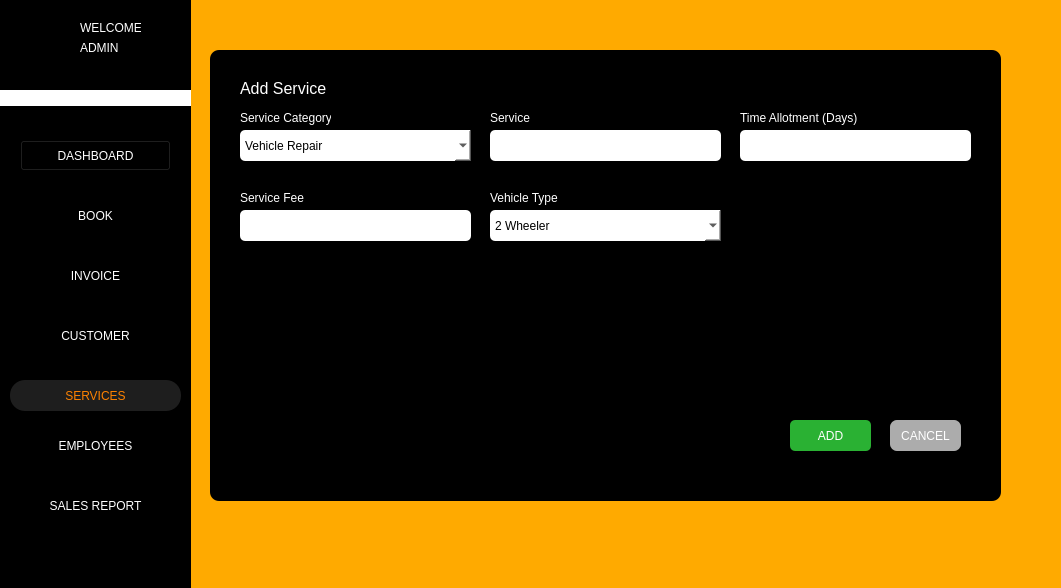
<?xml version="1.0" encoding="UTF-8"?>
<ui version="4.0">
 <class>Form</class>
 <widget class="QWidget" name="Form">
  <property name="geometry">
   <rect>
    <x>0</x>
    <y>0</y>
    <width>1061</width>
    <height>588</height>
   </rect>
  </property>
  <property name="windowTitle">
   <string>Form</string>
  </property>
  <property name="styleSheet">
   <string notr="true">background-color: rgb(255, 170, 0);</string>
  </property>
  <widget class="QLabel" name="label_237">
   <property name="geometry">
    <rect>
     <x>210</x>
     <y>50</y>
     <width>791</width>
     <height>451</height>
    </rect>
   </property>
   <property name="styleSheet">
    <string notr="true">background-color: rgb(0, 0, 0);
border-radius: 9px;
</string>
   </property>
   <property name="text">
    <string>l</string>
   </property>
  </widget>
  <widget class="QComboBox" name="drp_addvehicle_type">
   <property name="geometry">
    <rect>
     <x>490</x>
     <y>210</y>
     <width>231</width>
     <height>31</height>
    </rect>
   </property>
   <property name="styleSheet">
    <string notr="true">background-color: white;
border-radius: 5px;
</string>
   </property>
   <item>
    <property name="text">
     <string>2 Wheeler</string>
    </property>
   </item>
   <item>
    <property name="text">
     <string>3 Wheeler</string>
    </property>
   </item>
   <item>
    <property name="text">
     <string>4 Wheeler</string>
    </property>
   </item>
   <item>
    <property name="text">
     <string>6 Wheeler</string>
    </property>
   </item>
   <item>
    <property name="text">
     <string>8 Wheeler</string>
    </property>
   </item>
  </widget>
  <widget class="QLabel" name="label_243">
   <property name="geometry">
    <rect>
     <x>240</x>
     <y>190</y>
     <width>91</width>
     <height>16</height>
    </rect>
   </property>
   <property name="styleSheet">
    <string notr="true">color: rgb(255, 255, 255);
font: 8pt &quot;Segoe UI&quot;;
background-color: rgb(0, 0, 0);</string>
   </property>
   <property name="text">
    <string>Service Fee</string>
   </property>
  </widget>
  <widget class="QLineEdit" name="txt_service_fee">
   <property name="geometry">
    <rect>
     <x>240</x>
     <y>210</y>
     <width>231</width>
     <height>31</height>
    </rect>
   </property>
   <property name="styleSheet">
    <string notr="true">background-color: white;
border-radius: 5px;
</string>
   </property>
  </widget>
  <widget class="QLabel" name="label_246">
   <property name="geometry">
    <rect>
     <x>740</x>
     <y>110</y>
     <width>161</width>
     <height>16</height>
    </rect>
   </property>
   <property name="styleSheet">
    <string notr="true">color: rgb(255, 255, 255);
font: 8pt &quot;Segoe UI&quot;;
background-color: rgb(0, 0, 0);</string>
   </property>
   <property name="text">
    <string>Time Allotment (Days)</string>
   </property>
  </widget>
  <widget class="QLabel" name="label_245">
   <property name="geometry">
    <rect>
     <x>490</x>
     <y>110</y>
     <width>41</width>
     <height>16</height>
    </rect>
   </property>
   <property name="styleSheet">
    <string notr="true">color: rgb(255, 255, 255);
font: 8pt &quot;Segoe UI&quot;;
background-color: rgb(0, 0, 0);</string>
   </property>
   <property name="text">
    <string>Service</string>
   </property>
  </widget>
  <widget class="QLabel" name="label_238">
   <property name="geometry">
    <rect>
     <x>240</x>
     <y>80</y>
     <width>111</width>
     <height>16</height>
    </rect>
   </property>
   <property name="font">
    <font>
     <pointsize>12</pointsize>
    </font>
   </property>
   <property name="styleSheet">
    <string notr="true">color: rgb(255, 255, 255);
background-color: rgb(0, 0, 0);</string>
   </property>
   <property name="text">
    <string>Add Service</string>
   </property>
  </widget>
  <widget class="QLineEdit" name="txt_service">
   <property name="geometry">
    <rect>
     <x>490</x>
     <y>130</y>
     <width>231</width>
     <height>31</height>
    </rect>
   </property>
   <property name="styleSheet">
    <string notr="true">background-color: white;
border-radius: 5px;
</string>
   </property>
  </widget>
  <widget class="QLabel" name="label_239">
   <property name="geometry">
    <rect>
     <x>490</x>
     <y>190</y>
     <width>81</width>
     <height>16</height>
    </rect>
   </property>
   <property name="styleSheet">
    <string notr="true">color: rgb(255, 255, 255);
font: 8pt &quot;Segoe UI&quot;;
background-color: rgb(0, 0, 0);</string>
   </property>
   <property name="text">
    <string>Vehicle Type</string>
   </property>
  </widget>
  <widget class="QLabel" name="label_242">
   <property name="geometry">
    <rect>
     <x>240</x>
     <y>110</y>
     <width>91</width>
     <height>16</height>
    </rect>
   </property>
   <property name="styleSheet">
    <string notr="true">color: rgb(255, 255, 255);
font: 8pt &quot;Segoe UI&quot;;
background-color: rgb(0, 0, 0);</string>
   </property>
   <property name="text">
    <string>Service Category</string>
   </property>
  </widget>
  <widget class="QPushButton" name="btn_add_service">
   <property name="geometry">
    <rect>
     <x>790</x>
     <y>420</y>
     <width>81</width>
     <height>31</height>
    </rect>
   </property>
   <property name="styleSheet">
    <string notr="true">color: rgb(255, 255, 255);
background-color: rgb(42, 177, 51);
border-radius: 5px;
</string>
   </property>
   <property name="text">
    <string>ADD</string>
   </property>
  </widget>
  <widget class="QComboBox" name="drp_service_category">
   <property name="geometry">
    <rect>
     <x>240</x>
     <y>130</y>
     <width>231</width>
     <height>31</height>
    </rect>
   </property>
   <property name="styleSheet">
    <string notr="true">background-color: white;
border-radius: 5px;
</string>
   </property>
   <item>
    <property name="text">
     <string>Vehicle Repair</string>
    </property>
   </item>
   <item>
    <property name="text">
     <string>Vehicle Maintenance</string>
    </property>
   </item>
   <item>
    <property name="text">
     <string>Diagnostic Services</string>
    </property>
   </item>
   <item>
    <property name="text">
     <string>Body and Paint Services</string>
    </property>
   </item>
   <item>
    <property name="text">
     <string>Tire Services</string>
    </property>
   </item>
   <item>
    <property name="text">
     <string>Auto Detailing</string>
    </property>
   </item>
   <item>
    <property name="text">
     <string>Air Conditioning Services</string>
    </property>
   </item>
  </widget>
  <widget class="QPushButton" name="btn_cancel_service">
   <property name="geometry">
    <rect>
     <x>890</x>
     <y>420</y>
     <width>71</width>
     <height>31</height>
    </rect>
   </property>
   <property name="styleSheet">
    <string notr="true">color: rgb(255, 255, 255);
background-color: rgb(172, 172, 172);
border-radius: 7px;</string>
   </property>
   <property name="text">
    <string>CANCEL</string>
   </property>
  </widget>
  <widget class="QLineEdit" name="txt_timeallotment">
   <property name="geometry">
    <rect>
     <x>740</x>
     <y>130</y>
     <width>231</width>
     <height>31</height>
    </rect>
   </property>
   <property name="styleSheet">
    <string notr="true">background-color: white;
border-radius: 5px;
</string>
   </property>
  </widget>
  <widget class="QLabel" name="label_33">
   <property name="geometry">
    <rect>
     <x>20</x>
     <y>20</y>
     <width>41</width>
     <height>41</height>
    </rect>
   </property>
   <property name="styleSheet">
    <string notr="true">border-style: none;
background-color: black;
</string>
   </property>
   <property name="text">
    <string/>
   </property>
   <property name="pixmap">
    <pixmap>../img/ARMS_LGO(1).png</pixmap>
   </property>
   <property name="scaledContents">
    <bool>true</bool>
   </property>
  </widget>
  <widget class="QPushButton" name="btn_customer">
   <property name="geometry">
    <rect>
     <x>20</x>
     <y>320</y>
     <width>151</width>
     <height>31</height>
    </rect>
   </property>
   <property name="styleSheet">
    <string notr="true">border-style: none;
color: #fff;
color: rgb(255, 255, 255);
background-color: rgb(0, 0, 0);
</string>
   </property>
   <property name="text">
    <string>CUSTOMER</string>
   </property>
  </widget>
  <widget class="QPushButton" name="btn_employees">
   <property name="geometry">
    <rect>
     <x>10</x>
     <y>430</y>
     <width>171</width>
     <height>31</height>
    </rect>
   </property>
   <property name="styleSheet">
    <string notr="true">border-style: none;
color: #fff;

color: rgb(255, 255, 255);
background-color: rgb(0, 0, 0);</string>
   </property>
   <property name="text">
    <string>EMPLOYEES</string>
   </property>
  </widget>
  <widget class="QPushButton" name="btn_services">
   <property name="geometry">
    <rect>
     <x>10</x>
     <y>380</y>
     <width>171</width>
     <height>31</height>
    </rect>
   </property>
   <property name="styleSheet">
    <string notr="true">border-style: none;
color: #FC8100;
border-radius: 15px;
background-color: #1E1E1E;
</string>
   </property>
   <property name="text">
    <string>SERVICES</string>
   </property>
  </widget>
  <widget class="QPushButton" name="btn_salesrep">
   <property name="geometry">
    <rect>
     <x>10</x>
     <y>490</y>
     <width>171</width>
     <height>31</height>
    </rect>
   </property>
   <property name="styleSheet">
    <string notr="true">border-style: none;
color: #fff;

color: rgb(255, 255, 255);
background-color: rgb(0, 0, 0);</string>
   </property>
   <property name="text">
    <string>SALES REPORT</string>
   </property>
  </widget>
  <widget class="QLabel" name="label">
   <property name="geometry">
    <rect>
     <x>0</x>
     <y>0</y>
     <width>191</width>
     <height>621</height>
    </rect>
   </property>
   <property name="styleSheet">
    <string notr="true">background-color: rgb(0, 0, 0);</string>
   </property>
   <property name="text">
    <string/>
   </property>
  </widget>
  <widget class="QPushButton" name="btn_settings">
   <property name="geometry">
    <rect>
     <x>10</x>
     <y>530</y>
     <width>31</width>
     <height>24</height>
    </rect>
   </property>
   <property name="styleSheet">
    <string notr="true">border-style: none;
background-color: rgb(0, 0, 0);</string>
   </property>
   <property name="text">
    <string/>
   </property>
   <property name="icon">
    <iconset>
     <normaloff>../img/settingsIM.png</normaloff>../img/settingsIM.png</iconset>
   </property>
   <property name="iconSize">
    <size>
     <width>20</width>
     <height>20</height>
    </size>
   </property>
  </widget>
  <widget class="QLabel" name="label_2">
   <property name="geometry">
    <rect>
     <x>0</x>
     <y>90</y>
     <width>191</width>
     <height>16</height>
    </rect>
   </property>
   <property name="styleSheet">
    <string notr="true">background-color: rgb(255, 255, 255);</string>
   </property>
   <property name="text">
    <string/>
   </property>
  </widget>
  <widget class="QLabel" name="txt_admin_name">
   <property name="geometry">
    <rect>
     <x>80</x>
     <y>40</y>
     <width>91</width>
     <height>16</height>
    </rect>
   </property>
   <property name="styleSheet">
    <string notr="true">color: rgb(255, 255, 255);
background-color: rgb(0, 0, 0);
</string>
   </property>
   <property name="text">
    <string>ADMIN</string>
   </property>
  </widget>
  <widget class="QPushButton" name="btn_invoice">
   <property name="geometry">
    <rect>
     <x>20</x>
     <y>260</y>
     <width>151</width>
     <height>31</height>
    </rect>
   </property>
   <property name="styleSheet">
    <string notr="true">border-style: none;
color: rgb(255, 255, 255);
background-color: rgb(0, 0, 0);</string>
   </property>
   <property name="text">
    <string>INVOICE</string>
   </property>
  </widget>
  <widget class="QPushButton" name="btn_dashboard">
   <property name="geometry">
    <rect>
     <x>20</x>
     <y>140</y>
     <width>151</width>
     <height>31</height>
    </rect>
   </property>
   <property name="styleSheet">
    <string notr="true">color: rgb(255, 255, 255);
background-color: rgb(0, 0, 0);
</string>
   </property>
   <property name="text">
    <string>DASHBOARD</string>
   </property>
  </widget>
  <widget class="QLabel" name="label_13">
   <property name="geometry">
    <rect>
     <x>80</x>
     <y>20</y>
     <width>61</width>
     <height>16</height>
    </rect>
   </property>
   <property name="styleSheet">
    <string notr="true">color: rgb(255, 255, 255);
background-color: rgb(0, 0, 0);</string>
   </property>
   <property name="text">
    <string>WELCOME</string>
   </property>
  </widget>
  <widget class="QPushButton" name="btn_books">
   <property name="geometry">
    <rect>
     <x>20</x>
     <y>200</y>
     <width>151</width>
     <height>31</height>
    </rect>
   </property>
   <property name="styleSheet">
    <string notr="true">border-style: none;
color: #fff;
color: rgb(255, 255, 255);
background-color: rgb(0, 0, 0);

</string>
   </property>
   <property name="text">
    <string>BOOK</string>
   </property>
  </widget>
  <zorder>label</zorder>
  <zorder>label_237</zorder>
  <zorder>drp_addvehicle_type</zorder>
  <zorder>label_243</zorder>
  <zorder>txt_service_fee</zorder>
  <zorder>label_246</zorder>
  <zorder>label_245</zorder>
  <zorder>label_238</zorder>
  <zorder>txt_service</zorder>
  <zorder>label_239</zorder>
  <zorder>label_242</zorder>
  <zorder>btn_add_service</zorder>
  <zorder>drp_service_category</zorder>
  <zorder>btn_cancel_service</zorder>
  <zorder>txt_timeallotment</zorder>
  <zorder>label_33</zorder>
  <zorder>btn_customer</zorder>
  <zorder>btn_employees</zorder>
  <zorder>btn_services</zorder>
  <zorder>btn_salesrep</zorder>
  <zorder>btn_settings</zorder>
  <zorder>label_2</zorder>
  <zorder>txt_admin_name</zorder>
  <zorder>btn_invoice</zorder>
  <zorder>btn_dashboard</zorder>
  <zorder>label_13</zorder>
  <zorder>btn_books</zorder>
 </widget>
 <resources/>
 <connections/>
</ui>
